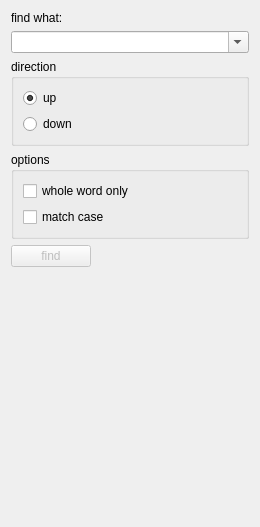
       <widget class="QWidget" name="FindTextPage">
        <property name="geometry">
         <rect>
          <x>0</x>
          <y>0</y>
          <width>260</width>
          <height>527</height>
         </rect>
        </property>
        <attribute name="label">
         <string>Find text in console</string>
        </attribute>
        <layout class="QVBoxLayout" name="verticalLayout_12">
         <item>
          <widget class="QLabel" name="label_3">
           <property name="text">
            <string>find what:</string>
           </property>
          </widget>
         </item>
         <item>
          <widget class="QComboBox" name="findWhatComboBox">
           <property name="sizePolicy">
            <sizepolicy hsizetype="Ignored" vsizetype="Preferred">
             <horstretch>0</horstretch>
             <verstretch>0</verstretch>
            </sizepolicy>
           </property>
           <property name="maximumSize">
            <size>
             <width>16777215</width>
             <height>16777215</height>
            </size>
           </property>
           <property name="inputMethodHints">
            <set>Qt::ImhNone</set>
           </property>
           <property name="editable">
            <bool>true</bool>
           </property>
           <property name="duplicatesEnabled">
            <bool>false</bool>
           </property>
          </widget>
         </item>
         <item>
          <widget class="QGroupBox" name="groupBox">
           <property name="title">
            <string>direction</string>
           </property>
           <layout class="QVBoxLayout" name="verticalLayout_9">
            <item>
             <widget class="QRadioButton" name="directionUpRadioButton">
              <property name="text">
               <string>up</string>
              </property>
              <property name="checked">
               <bool>true</bool>
              </property>
             </widget>
            </item>
            <item>
             <widget class="QRadioButton" name="directionDownRadioButton">
              <property name="text">
               <string>down</string>
              </property>
             </widget>
            </item>
           </layout>
          </widget>
         </item>
         <item>
          <widget class="QGroupBox" name="groupBox_2">
           <property name="title">
            <string>options</string>
           </property>
           <layout class="QVBoxLayout" name="verticalLayout_11">
            <item>
             <widget class="QCheckBox" name="matchWholeWordCheckBox">
              <property name="text">
               <string>whole word only</string>
              </property>
             </widget>
            </item>
            <item>
             <widget class="QCheckBox" name="matchCaseCheckBox">
              <property name="text">
               <string>match case</string>
              </property>
             </widget>
            </item>
           </layout>
          </widget>
         </item>
         <item>
          <layout class="QHBoxLayout" name="horizontalLayout_2">
           <item>
            <widget class="QPushButton" name="findPushButton">
             <property name="enabled">
              <bool>false</bool>
             </property>
             <property name="text">
              <string>find</string>
             </property>
            </widget>
           </item>
           <item>
            <spacer name="horizontalSpacer_3">
             <property name="orientation">
              <enum>Qt::Horizontal</enum>
             </property>
             <property name="sizeHint" stdset="0">
              <size>
               <width>40</width>
               <height>20</height>
              </size>
             </property>
            </spacer>
           </item>
          </layout>
         </item>
         <item>
          <widget class="QLabel" name="resultLabel">
           <property name="text">
            <string/>
           </property>
          </widget>
         </item>
         <item>
          <spacer name="verticalSpacer_5">
           <property name="orientation">
            <enum>Qt::Vertical</enum>
           </property>
           <property name="sizeHint" stdset="0">
            <size>
             <width>18</width>
             <height>13</height>
            </size>
           </property>
          </spacer>
         </item>
        </layout>
       </widget>
